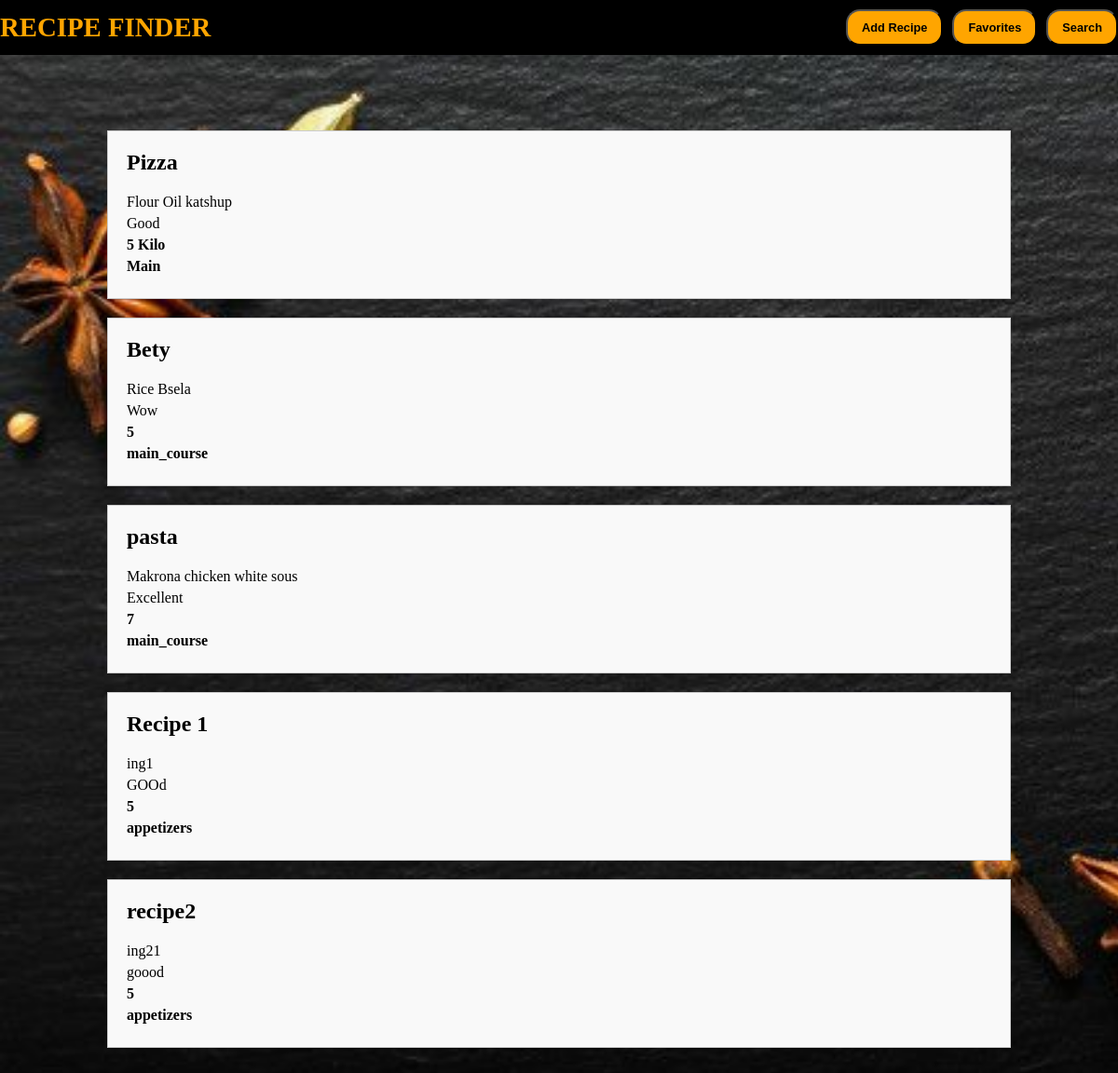
/listo/, run on the app's committed database.
### pages/models.py (models this page shows, shortened)
class pages_recipee(models.Model):
    recipe_name = models.CharField(max_length=255)
    ingredients = models.TextField(max_length=300)
    description = models.TextField(max_length=255)
    quantity = models.TextField(max_length=255)
    course = models.CharField(max_length=50, choices=[
        ('appetizers', 'Appetizers'),
        ('main_course', 'Main Course'),
        ('dessert', 'Dessert')
    ])

### pages/views.py (the view, shortened to what this page needs)
# urls.py: path('listo/', views.list_Recipe, name="list"),
def list_Recipe(request):
    recipes = pages_recipee.objects.all()
    context = {
        'recipes': recipes
    }
    return render(request, 'listo.html', context)

### pages/templates/listo.html (shortened to what this page needs)
<!DOCTYPE html>
{% load static %}
<html lang="en">
<head>
    <link rel="stylesheet" href="{% static 'listo.css' %}">
</head>
<body>
    <header>
        <nav>
            <a href="{% url 'admin' %}" class="logo">Recipe Finder</a>
            <div class="navigation">
                <a href="{% url 'add' %}">
                    <button class="navbar" type="button" name="button">Add Recipe</button>
                </a>
                <a href="{% url 'favourite' %}">
                    <button class="navbar" type="button" name="button">Favorites</button>
                </a>
                <a href="{% url 'search' %}">
                    <button class="navbar" type="button" name="button">Search</button>
                </a>
            </div>
        </nav>
    </header>
    <div id="recipe-list">
         {% for recipe in recipes %}
        <div class="recipe" data-recipe-id="{{ recipe.id }}">
            <h2>{{ recipe.recipe_name }}</h2>
             <p class="ingredients">{{ recipe.ingredients }}</p>
            <p class="description">{{ recipe.description }}</p>
            <p class="quantity">{{ recipe.quantity }}</p>
            <p class="course">{{ recipe.course }}</p>
        </div>
        {% endfor %}
    </div>
 </body>
</html>

### pages/static/listo.css (style rules this page uses)
body { background: url('back1.jpeg' ); background-repeat: no-repeat; background-size: cover; text-align: center; margin: 0; padding: 0; }
header { background-color: #000000; width: 100%; position: fixed; top: 0; display: flex; align-items: center; padding: 10px 0px; z-index: 1000; }
nav { display: flex; align-items: center; width: 100%; }
a.logo { text-decoration: none; color: orange; text-transform: uppercase; font-weight: bold; font-size: 1.8em; }
.navigation { display: flex; margin-left: auto; gap: 10px; }
.navigation a { text-decoration: none; }
.navbar { color: black; background-color: orange; font-size: 0.8em; font-weight: bold; padding: 10px 15px; border-radius: 15px; transition: background-color 0.3s, transform 0.3s; }
#recipe-list { margin-top: 120px; padding: 20px; display: flex; flex-direction: column; align-items: center; }
.recipe { width: 80%; border: 1px solid #ccc; padding: 20px; margin-bottom: 20px; background-color: #f9f9f9; transition: background-color 0.3s ease; text-align: left; }
.recipe h2 { margin-top: 0; font-size: 1.5em; color: #000; }
.recipe p { margin: 5px 0; font-size: 1em; color: #000; }
.recipe .quantity, .recipe .course { font-weight: bold; }

### data on the page
pages_recipee: recipe_name "Pizza", ingredients "Flour Oil katshup", description "Good", quantity "5 Kilo", course "Main"
pages_recipee: recipe_name "Bety", ingredients "Rice Bsela", description "Wow", quantity "5", course "main_course"
pages_recipee: recipe_name "pasta", ingredients "Makrona chicken white sous", description "Excellent", quantity "7", course "main_course"
pages_recipee: recipe_name "Recipe 1", ingredients "ing1", description "GOOd", quantity "5", course "appetizers"
pages_recipee: recipe_name "recipe2", ingredients "ing21", description "goood", quantity "5", course "appetizers"
